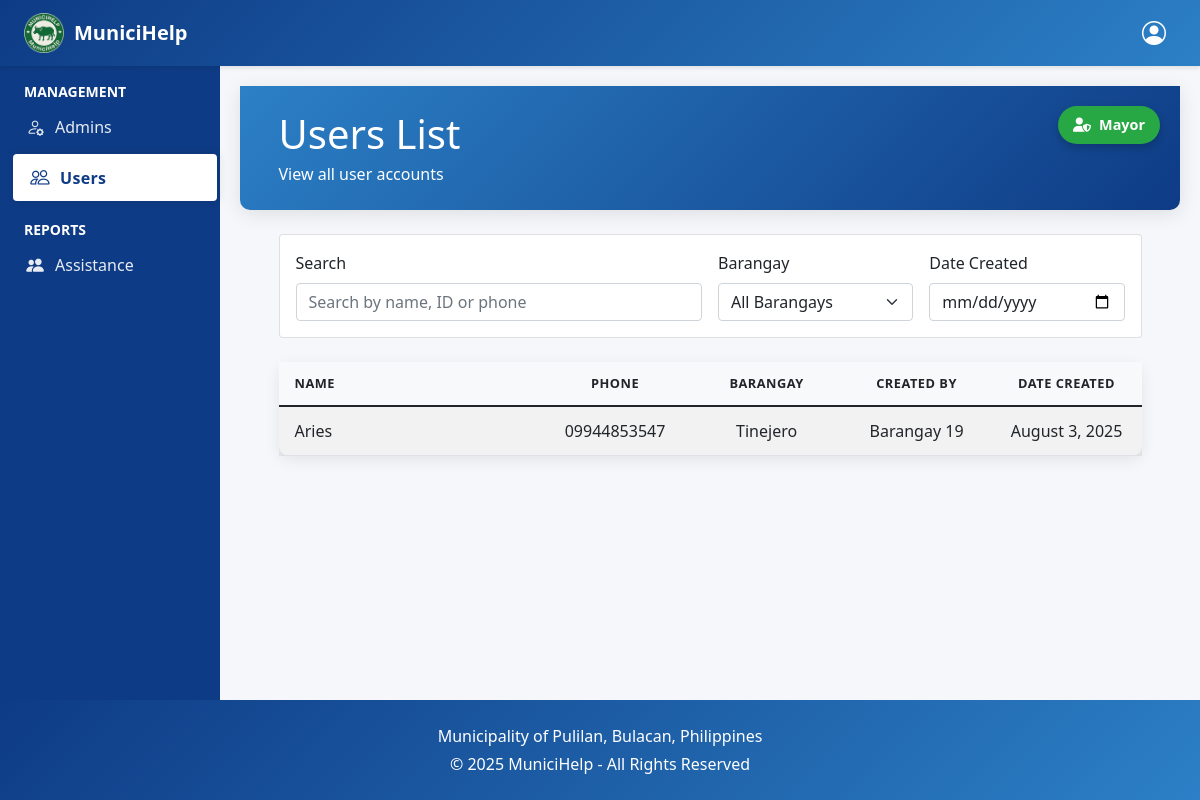
The page /mayor/superadmin/users.php (signed in) on the database its author committed.
### tables this page shows
CREATE TABLE `users` (
  `id` int(11) NOT NULL AUTO_INCREMENT,
  `phone` varchar(13) NOT NULL COMMENT 'Format: +639XXXXXXXXX',
  `name` varchar(100) NOT NULL,
  `middle_name` varchar(100) DEFAULT NULL,
  `last_name` varchar(100) NOT NULL,
  `birthday` date DEFAULT NULL,
  `address` text DEFAULT NULL,
  `password_hash` varchar(255) NOT NULL,
  `otp_hash` varchar(255) DEFAULT NULL,
  `otp_expiry` datetime DEFAULT NULL,
  `is_verified` tinyint(1) NOT NULL DEFAULT 0,
  `created_at` timestamp NOT NULL DEFAULT current_timestamp(),
  `barangay_id` int(11) DEFAULT NULL,
  `department_id` int(11) DEFAULT NULL,
  `createdby_admin_id` int(11) DEFAULT NULL,
  PRIMARY KEY (`id`),
  UNIQUE KEY `phone` (`phone`)
);

CREATE TABLE `departments` (
  `id` int(11) NOT NULL AUTO_INCREMENT,
  `name` varchar(255) NOT NULL,
  `parent_id` int(11) DEFAULT NULL,
  `path` varchar(255) NOT NULL,
  `created_at` timestamp NOT NULL DEFAULT current_timestamp(),
  PRIMARY KEY (`id`),
  KEY `fk_department_parent` (`parent_id`),
  CONSTRAINT `fk_department_parent` FOREIGN KEY (`parent_id`) REFERENCES `departments` (`id`) ON DELETE SET NULL ON UPDATE CASCADE
);

### mayor/superadmin/users.php (the view, shortened to what this page needs)
<?php
include '../../includes/db.php';
$mayor_superadmin_id = $_SESSION['mayor_superadmin_id'];
$admin_query = $conn->prepare("SELECT name FROM admins WHERE id = ?");
$admin_query->bind_param("i", $mayor_superadmin_id);
$admin_query->execute();
$admin_result = $admin_query->get_result();
$admin_data = $admin_result->fetch_assoc();
$admin_name = $admin_data['name'] ?? 'Mayor Superadmin';
function formatPhoneNumber($phone) {
    if (strpos($phone, '+63') === 0) {
        return '0' . substr($phone, 3);
    }
    return $phone;
}
$where = [];
$whereClause = $where ? "WHERE " . implode(" AND ", $where) : "";
$users_query = $conn->prepare("
    SELECT
        u.id,
        u.name,
        u.phone,
        u.department_id,
        d.name as barangay_name,
        a.name as created_by,
        u.created_at
    FROM users u
    LEFT JOIN departments d ON u.department_id = d.id
    LEFT JOIN admins a ON u.createdby_admin_id = a.id
    $whereClause
    ORDER BY u.created_at DESC
");
$users_query->execute();
$users = $users_query->get_result();
include '../../includes/header.php';
?>
<!DOCTYPE html>
<html lang="en">
<head>
    <link href="https://cdn.jsdelivr.net/npm/bootstrap@5.1.3/dist/css/bootstrap.min.css" rel="stylesheet">
    <link rel="stylesheet" href="https://cdnjs.cloudflare.com/ajax/libs/font-awesome/6.0.0/css/all.min.css">
    <link rel="stylesheet" href="https://cdn.jsdelivr.net/npm/bootstrap-icons@1.8.1/font/bootstrap-icons.css">
</head>
<body>
    <div class="dashboard-header">
        <div class="dashboard-container">
            <div class="d-flex justify-content-between align-items-center">
                <div>
                    <h1 class="mb-1">Users List</h1>
                    <p class="mb-0">View all user accounts</p>
                </div>
                <div class="admin-badge">
                    <i class="fas fa-user-shield"></i>
                    <span><?= htmlspecialchars($admin_name) ?></span>
                </div>
            </div>
        </div>
    </div>
    <div class="dashboard-container">
        <div class="card filter-card">
            <div class="card-body">
                <div class="row g-3">
                    <div class="col-md-6">
                        <label class="form-label">Search</label>
                        <input type="text" class="form-control" id="searchFilter"
                            placeholder="Search by name, ID or phone" value="<?= htmlspecialchars($_GET['search'] ?? '') ?>">
                    </div>
                    <div class="col-md-3">
                        <label class="form-label">Barangay</label>
                        <select class="form-select" id="barangayFilter">
                            <option value="">All Barangays</option>
                        </select>
                    </div>
                    <div class="col-md-3">
                        <label class="form-label">Date Created</label>
                        <input type="date" class="form-control" id="dateFilter" value="<?= htmlspecialchars($_GET['date'] ?? '') ?>">
                    </div>
                </div>
            </div>
        </div>
        <div id="resultsContainer">
            <?php if ($users->num_rows == 0 && empty($_GET)): ?>
                <div class="no-users">
                    <i class="fas fa-users"></i>
                    <h4>No User Accounts</h4>
                    <p>There are no user accounts in the system.</p>
                </div>
            <?php else: ?>
                <div class="recent-activity-card card">
                    <div class="card-body p-0">
                        <div class="table-responsive desktop-table">
                            <table class="table table-striped mb-0">
                                <thead>
                                    <tr>
                                        <th class="table-col-name">Name</th>
                                        <th class="table-col-phone">Phone</th>
                                        <th class="table-col-barangay">Barangay</th>
                                        <th class="table-col-admin">Created By</th>
                                        <th class="table-col-date">Date Created</th>
                                    </tr>
                                </thead>
                                <tbody id="usersTableBody">
                                    <?php while ($user = $users->fetch_assoc()):
                                        $phone_number = formatPhoneNumber($user['phone']);
                                    ?>
                                        <tr class="user-row"
                                            data-id="<?= $user['id'] ?>"
                                            data-name="<?= htmlspecialchars(strtolower($user['name'])) ?>"
                                            data-phone="<?= htmlspecialchars($phone_number) ?>"
                                            data-barangay="<?= htmlspecialchars($user['department_id'] ?? '') ?>"
                                            data-date="<?= date('Y-m-d', strtotime($user['created_at'])) ?>">
                                            <td class="table-col-name"><?= htmlspecialchars($user['name']) ?></td>
                                            <td class="table-col-phone"><?= htmlspecialchars($phone_number) ?></td>
                                            <td class="table-col-barangay"><?= htmlspecialchars($user['barangay_name'] ?? 'N/A') ?></td>
                                            <td class="table-col-admin"><?= htmlspecialchars($user['created_by'] ?? 'System') ?></td>
                                            <td class="table-col-date"><?= date('F j, Y', strtotime($user['created_at'])) ?></td>
                                        </tr>
                                    <?php endwhile; ?>
                                </tbody>
                            </table>
                        </div>
                    </div>
                </div>
            <?php endif; ?>
        </div>
    </div>
    <?php include '../../includes/footer.php'; ?>
</body>
</html>

### assets/css/styles.css (style rules this page uses)
:root { --munici-green: #0E3B85; --munici-green-light: #2C80C6; }
.form-control { max-width: 100%; padding: 0.5rem 0.75rem; }

### includes/header.php (style rules this page uses)
:root { --munici-green-dark: #0E3B85; --munici-green-light: #2C80C6; --munici-green: #42A5F5; --munici-green-light-bg: #E3F2FD; --pending: #FFC107; --approved: #28A745; --completed: #4361ee; --emerggency: #D32F2F; --light-color: #f8f9fa; --dark-color: #212529; }
body { display: flex; flex-direction: column; min-height: 100vh; background-color: #f5f7fb; font-family: 'Segoe UI', Tahoma, Geneva, Verdana, sans-serif; }
.dashboard-header { background: linear-gradient(135deg, var(--munici-green), var(--munici-green-dark)); color: white; padding: 1.5rem 0; margin-bottom: 1.5rem; border-radius: 0 0 10px 10px; box-shadow: 0 4px 20px rgba(0, 0, 0, 0.1); }

### mayor/superadmin/users.php (style rules this page uses)
:root { --munici-green: #2C80C6; --munici-green-light: #42A5F5; --pending: #FFC107; --approved: #28A745; --scheduled: #4361ee; --completed: #6a5acd; --declined: #DC3545; --cancelled: #6C757D; --light-color: #f8f9fa; --dark-color: #212529; }
body { background-color: #f5f7fb; font-family: 'Segoe UI', Tahoma, Geneva, Verdana, sans-serif; }
.dashboard-container { width: 95%; max-width: 1800px; margin: 0 auto; padding: 0 15px; }
.dashboard-header { background: linear-gradient(135deg, var(--munici-green), #0E3B85); color: white; padding: 1.5rem 0; margin-bottom: 1.5rem; border-radius: 0 0 10px 10px; box-shadow: 0 4px 20px rgba(0, 0, 0, 0.1); position: relative; }
.admin-badge { position: absolute; right: 20px; top: 20px; background: #28a745; padding: 8px 15px; border-radius: 20px; font-size: 0.9rem; display: flex; align-items: center; color: white; box-shadow: 0 4px 8px rgba(0, 0, 0, 0.2); font-weight: 600; transition: all 0.3s ease; }
.admin-badge i { margin-right: 8px; filter: brightness(0) invert(1); }
.filter-card { margin-bottom: 1.5rem; }
.recent-activity-card { border-radius: 10px; box-shadow: 0 4px 15px rgba(0, 0, 0, 0.08); border: none; margin-bottom: 2rem; width: 100%; }
.table-col-name { width: 26%; }
.table-col-phone { width: 15%; text-align: center; }
.table-col-barangay { width: 15%; text-align: center; }
.table-col-admin { width: 15%; text-align: center; }
.table-col-date { width: 15%; text-align: center; }
.table th { font-weight: 600; text-transform: uppercase; font-size: 0.8rem; letter-spacing: 0.5px; border-top: none; padding: 0.75rem 1rem; background-color: #f8f9fa; }
.table td { padding: 0.75rem 1rem; vertical-align: middle; border-top: 1px solid rgba(0, 0, 0, 0.03); }
@media (min-width: 769px) { .desktop-table { display: table; width: 100%; } }

### rows shown on the page
users: name "Aries", phone "09944853547", department.name "Tinejero", admins.name "Barangay 19", created_at "August 3, 2025"

### other values the page prints
$admin_name "Mayor"
